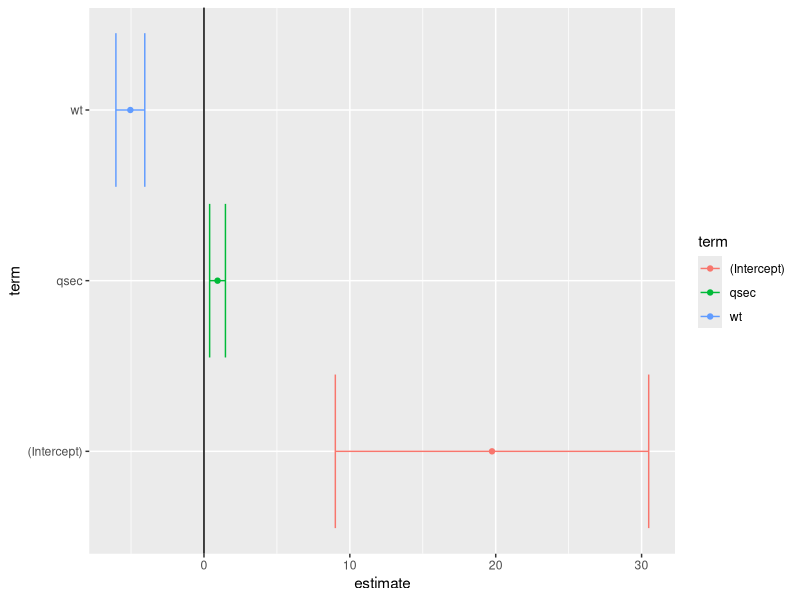
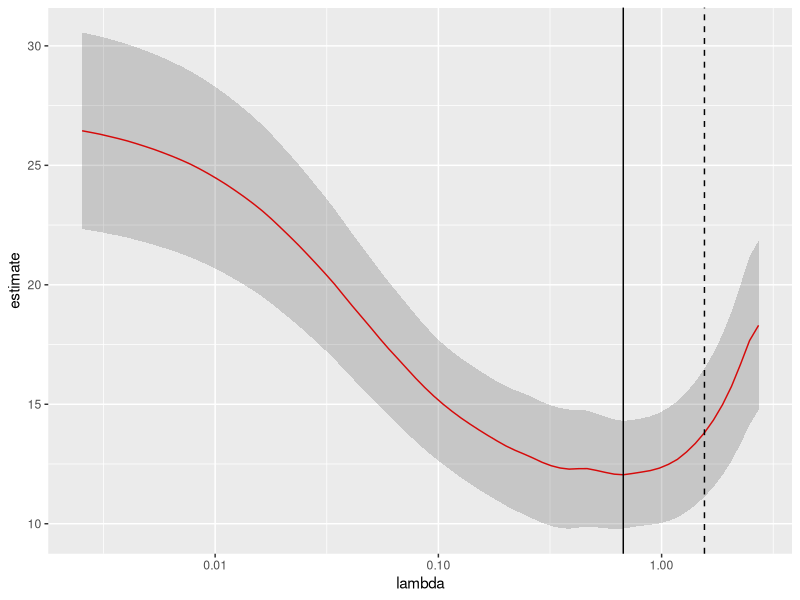
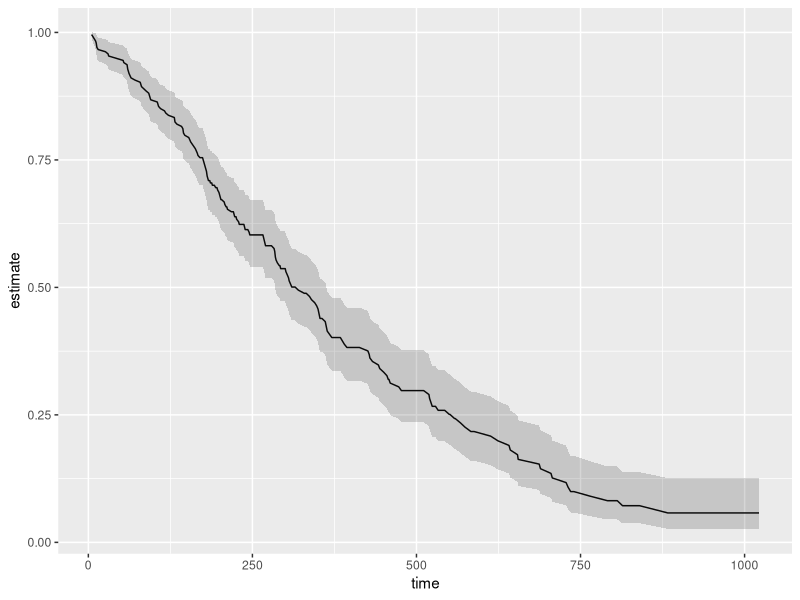

Here is the R script that generated these plots, in order:
#==================================================================
# Install packages not already installed in a list
#==================================================================


list=c("tidyverse","stringr","forcats","ggmap","rvest","tm","SnowballC","dplyr","calibrate"
       ,"stringi","ggplot2","maps","httr","rsdmx","devtools","oec","OECD","plyr","dplyr","ggplot2","caret",
       "magrittr","babynames","acs","choroplethr","choroplethrMaps","broom","glmnet")


list.of.packages <- list

new.packages <- list.of.packages[!(list.of.packages %in% installed.packages()[,"Package"])]
if(length(new.packages)) install.packages(new.packages)

sapply(list, require, character.only = TRUE)

#install.packages("tidyverse")
library(broom)
tidyverse_update()

fit <- lm(mpg ~ wt + qsec, mtcars)
summary(fit)

tidy(fit)


head(augment(fit))


glance(fit)

td <- tidy(fit, conf.int = TRUE)
ggplot(td, aes(estimate, term, color = term)) +
  geom_point() +
  geom_errorbarh(aes(xmin = conf.low, xmax = conf.high)) +
  geom_vline(xintercept  =0)


mtcars %>% group_by(am) %>% do(tidy(lm(mpg ~ wt, .)))



#we could create a LASSO regression with the glmnet package:
#install.packages("glmnet")
  library(glmnet)

#update 


set.seed(03-19-2015)

# generate data with 5 real variables and 45 null, on 100 observations
nobs <- 100
nvar <- 50
real <- 5
x <- matrix(rnorm(nobs * nvar), nobs)
beta <- c(rnorm(real, 0, 1), rep(0, nvar - real))
y <- c(t(beta) %*% t(x)) + rnorm(nvar, sd = 3)

glmnet_fit <- cv.glmnet(x,y)

tidied_cv <- tidy(glmnet_fit)
glance_cv <- glance(glmnet_fit)

ggplot(tidied_cv, aes(lambda, estimate)) + geom_line(color = "red") +
  geom_ribbon(aes(ymin = conf.low, ymax = conf.high), alpha = .2) +
  scale_x_log10() +
  geom_vline(xintercept = glance_cv$lambda.min) +
  geom_vline(xintercept = glance_cv$lambda.1se, lty = 2)


library(survival)

surv_fit <- survfit(coxph(Surv(time, status) ~ age + sex, lung))

td <- tidy(surv_fit)
ggplot(td, aes(time, estimate)) + geom_line() +
  geom_ribbon(aes(ymin = conf.low, ymax = conf.high), alpha = .2)